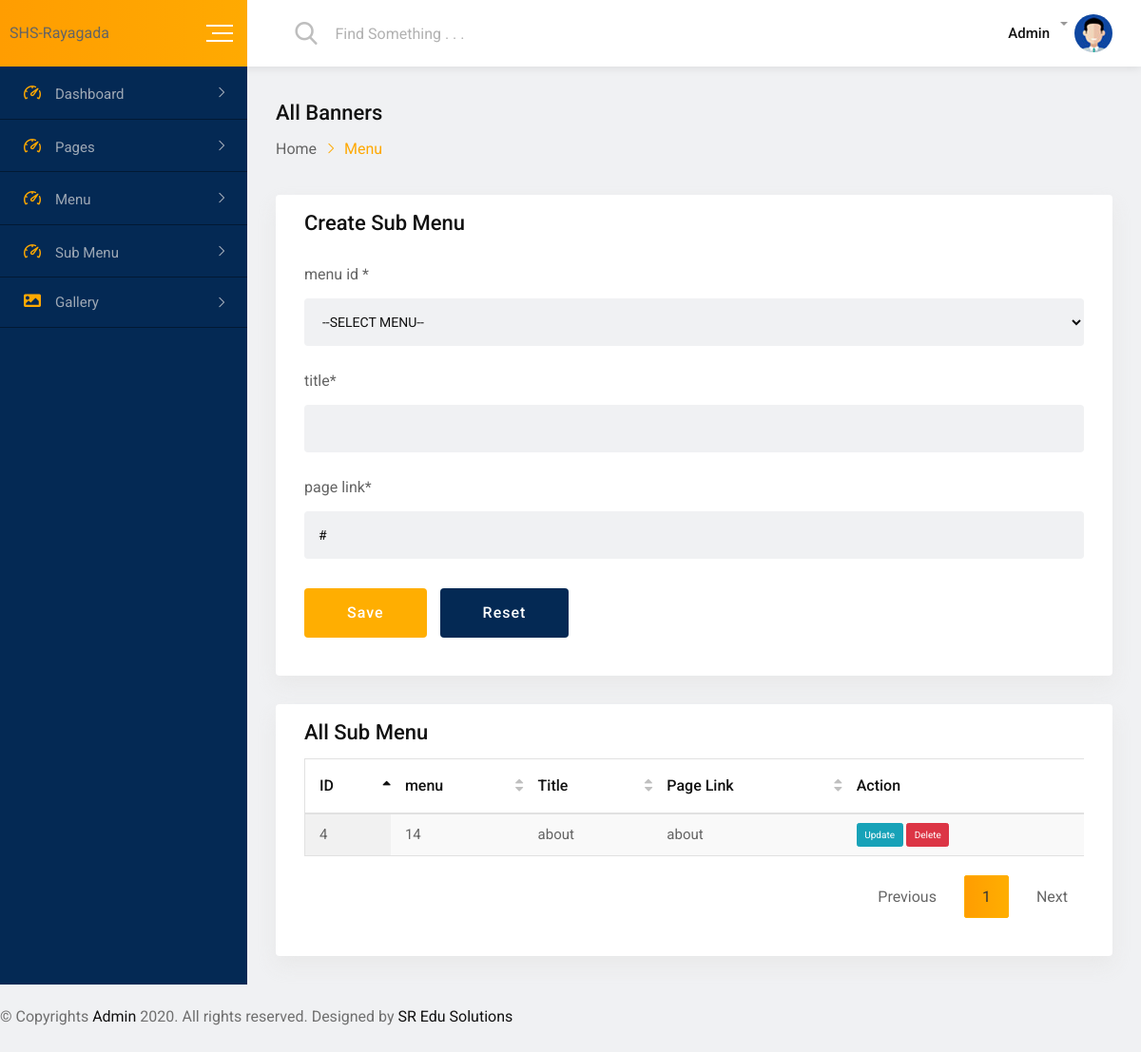
Page /admin/sub-menu.php on the committed database.
### tables this page shows
CREATE TABLE `sub_menu` (
  `id` int(11) NOT NULL,
  `menu_id` int(11) NOT NULL,
  `title` varchar(255) NOT NULL,
  `page_link` varchar(255) NOT NULL DEFAULT '#',
  `status` int(11) NOT NULL
);

### admin/inc/Functions.php (called while the page is built, shortened)
<?php
class Functions{
    function getAllTableData($tableName,$db){
        $sql = "SELECT * FROM $tableName" ;
        return $db->query($sql);
    }
}
?>

### admin/sub-menu.php (the view, shortened to what this page needs)
<?php
require_once('./inc/header.php');
require_once('./inc/Functions.php');
$pageLink = 'sub-menu.php';
try {
  $database = new Connection();
  $db = $database->openConnection();
   $getData = new Functions();
   $sub_menu_data = $getData->getAllTableData('sub_menu',$db);
} catch (PDOException $e) {
    echo "There is some problem in connection: " . $e->getMessage();
}
?>
<div id="wrapper" class="wrapper bg-ash">
    <?php include "./inc/topheader.php"; ?>
    <div class="dashboard-page-one">
        <?php include "./inc/sidebar-menu.php"; ?>
        <div class="dashboard-content-one">
            <div class="breadcrumbs-area">
                <h3>All Banners</h3>
                <ul>
                    <li>
                        <a href="#">Home</a>
                    </li>
                    <li>Menu</li>
                </ul>
            </div>
            <div class="row">
                <div class="col-4-xxxl col-12">
                    <div class="card height-auto">
                        <div class="card-body">
                            <div class="heading-layout1">
                                <div class="item-title">
                                    <h3>Create Sub Menu</h3>
                                </div>
                            </div>
                            <form class="new-added-form" method="post" enctype="multipart/form-data">
                                <div class="row">
                                <div class="col-12-xxxl col-lg-12 col-12 form-group">
                                        <label>menu id *</label>
                                        <select  class="form-control" name="menu_id">
                                            <option>--SELECT MENU--</option>
                                        </select>
                                    </div>
                                    <div class="col-12-xxxl col-lg-12 col-12 form-group">
                                        <label>title*</label>
                                        <input type="text" name="title" placeholder="" value="<?= !empty($title)?$title:"" ?>" class="form-control">
                                    </div>
                                    <div class="col-12-xxxl col-lg-12 col-12 form-group">
                                        <label>page link*</label>
                                        <input type="text" name="page_link" class="form-control" id="page_link" placeholder="page link" value="<?= !empty($page_link)?$page_link:"#" ?>">
                                    </div>
                                    <div class="col-12 form-group mg-t-8">
                                        <button type="submit" name="submit" class="btn-fill-lg btn-gradient-yellow btn-hover-bluedark">Save</button>
                                        <button type="reset" class="btn-fill-lg bg-blue-dark btn-hover-yellow">Reset</button>
                                    </div>
                                </div>
                            </form>
                        </div>
                    </div>
                </div>
                <div class="col-8-xxxl col-12">
                    <div class="card height-auto">
                        <div class="card-body">
                            <div class="heading-layout1">
                                <div class="item-title">
                                    <h3>All Sub Menu</h3>
                                </div>
                            </div>
                        <div class="table-responsive">
                        <table class="table display data-table text-nowrap">
                                       <thead>
						  <tr>
                            <th>ID</th>
                            <th>menu</th>
							<th>Title</th>
							<th>Page Link</th>
							<th>Action</th>
						  </tr>
						</thead>
						<tbody>
  <?php if(!empty($sub_menu_data)){
    foreach($sub_menu_data as $data_of_sub_menu){
    ?>
<tr>
<td><?= $data_of_sub_menu['id'] ?></td>
<td><?= $data_of_sub_menu['menu_id'] ?></td>
<td><?= $data_of_sub_menu['title'] ?></td>
<td><?= $data_of_sub_menu['page_link'] ?></td>
<td><a type='button' name='update' class='btn btn-info' href=<?= $pageLink ?>?update=<?= $data_of_sub_menu['id'] ?>>Update</a>
<a type='button'  class='btn btn-danger' href=<?= $pageLink ?>?delete=<?= $data_of_sub_menu['id'] ?>>Delete</a></td>
                                </tr>
    <?php } } ?>
						</tbody>
                                    </table>
                            </div>
                        </div>
                    </div>
                </div>
            </div>
        </div>
    </div>
    <?php include "./inc/copy_write.php"; ?>
</div>
<?php
require_once('./inc/footer.php');
?>

### admin/css/main.css (style rules this page uses)
html { color: #222; font-size: 1em; line-height: 1.4; }

### rows in the picture
sub_menu: id "4", menu "14", title "about", page_link "about"
